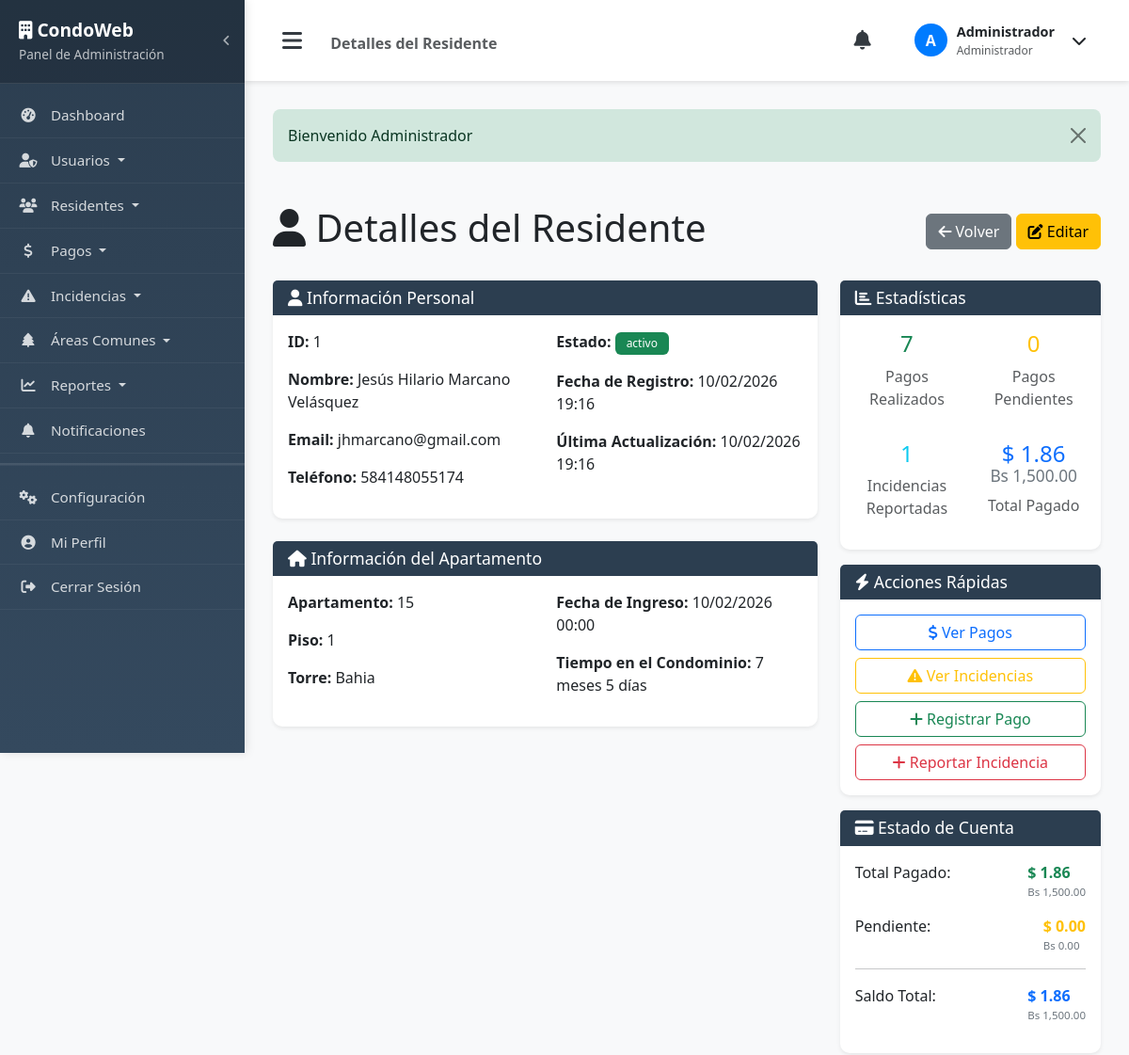
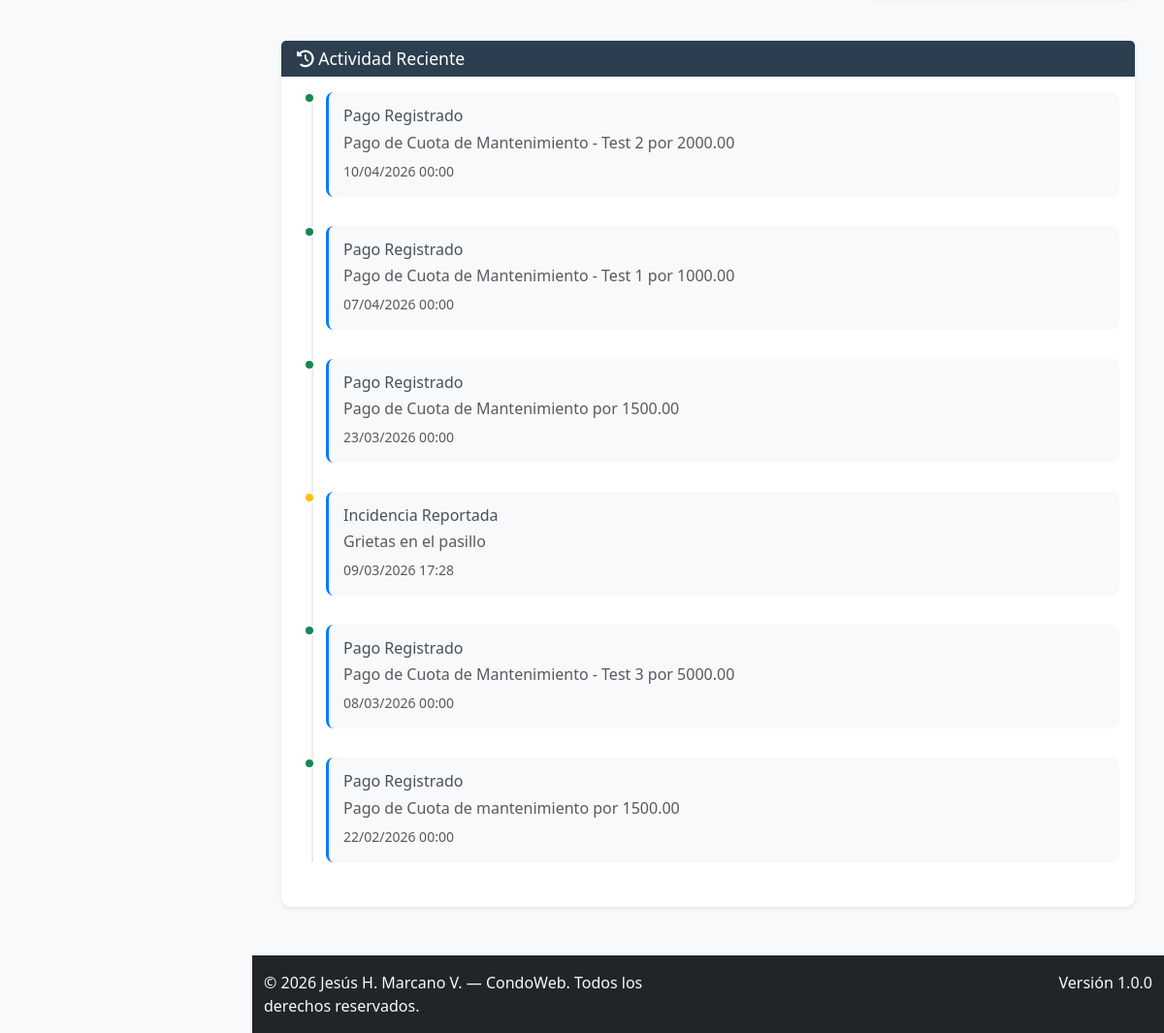
The page /residents/show/1 (signed in) on the database its author committed (2 pictures, top to bottom).
### tables this page shows
CREATE TABLE `residentes` (
  `id` int(11) NOT NULL AUTO_INCREMENT,
  `usuario_id` int(11) NOT NULL,
  `apartamento` varchar(10) NOT NULL,
  `piso` int(11) NOT NULL,
  `torre` varchar(50) DEFAULT NULL,
  `fecha_ingreso` date DEFAULT NULL,
  `estado` enum('activo','inactivo') DEFAULT 'activo',
  `created_at` timestamp NOT NULL DEFAULT current_timestamp(),
  `updated_at` timestamp NOT NULL DEFAULT current_timestamp() ON UPDATE current_timestamp(),
  PRIMARY KEY (`id`),
  UNIQUE KEY `usuario_id` (`usuario_id`),
  KEY `idx_residentes_usuario_id` (`usuario_id`),
  CONSTRAINT `residentes_ibfk_1` FOREIGN KEY (`usuario_id`) REFERENCES `usuarios` (`id`) ON DELETE CASCADE
);

CREATE TABLE `usuarios` (
  `id` int(11) NOT NULL AUTO_INCREMENT,
  `nombre` varchar(100) NOT NULL,
  `email` varchar(100) NOT NULL,
  `password` varchar(255) NOT NULL,
  `rol` enum('admin','resident') NOT NULL,
  `telefono` varchar(20) DEFAULT NULL,
  `created_at` timestamp NOT NULL DEFAULT current_timestamp(),
  `updated_at` timestamp NOT NULL DEFAULT current_timestamp() ON UPDATE current_timestamp(),
  PRIMARY KEY (`id`),
  UNIQUE KEY `email` (`email`)
);

CREATE TABLE `incidencias` (
  `id` int(11) NOT NULL AUTO_INCREMENT,
  `residente_id` int(11) NOT NULL,
  `titulo` varchar(100) NOT NULL,
  `descripcion` text NOT NULL,
  `categoria` enum('agua','electricidad','gas','estructura','limpieza','seguridad','otro') NOT NULL,
  `prioridad` enum('baja','media','alta') DEFAULT 'media',
  `estado` enum('pendiente','en_proceso','resuelta','cancelada') DEFAULT 'pendiente',
  `fecha_reporte` timestamp NOT NULL DEFAULT current_timestamp(),
  `fecha_resolucion` timestamp NULL DEFAULT NULL,
  `administrador_id` int(11) DEFAULT NULL,
  `notas_admin` text DEFAULT NULL,
  `created_at` timestamp NOT NULL DEFAULT current_timestamp(),
  `updated_at` timestamp NOT NULL DEFAULT current_timestamp() ON UPDATE current_timestamp(),
  PRIMARY KEY (`id`),
  KEY `idx_incidencias_residente_id` (`residente_id`),
  KEY `idx_incidencias_administrador_id` (`administrador_id`),
  CONSTRAINT `incidencias_ibfk_1` FOREIGN KEY (`residente_id`) REFERENCES `residentes` (`id`) ON DELETE CASCADE,
  CONSTRAINT `incidencias_ibfk_2` FOREIGN KEY (`administrador_id`) REFERENCES `usuarios` (`id`) ON DELETE SET NULL
);

### app/views/admin/residents/show.php (the view, shortened to what the rows shown need)
<?php include APP_PATH . '/views/layouts/header.php'; ?>
<div class="row">
    <div class="col-12">
        <div class="d-flex justify-content-between align-items-center mb-4">
            <h1><i class="fas fa-user"></i> Detalles del Residente</h1>
            <div>
                <a href="<?= APP_URL ?>/residents" class="btn btn-secondary">
                    <i class="fas fa-arrow-left"></i> Volver
                </a>
                <a href="<?= APP_URL ?>/residents/edit/<?= $resident['id'] ?>" class="btn btn-warning">
                    <i class="fas fa-edit"></i> Editar
                </a>
            </div>
        </div>
    </div>
</div>
<div class="row">
    <div class="col-md-8">
        <div class="card">
            <div class="card-header">
                <h5><i class="fas fa-user"></i> Información Personal</h5>
            </div>
            <div class="card-body">
                <div class="row">
                    <div class="col-md-6">
                        <p><strong>ID:</strong> <?= $resident['id'] ?></p>
                        <p><strong>Nombre:</strong> <?= $resident['nombre'] ?></p>
                        <p><strong>Email:</strong> <?= $resident['email'] ?></p>
                        <p><strong>Teléfono:</strong> <?= $resident['telefono'] ?: 'No registrado' ?></p>
                    </div>
                    <div class="col-md-6">
                        <p><strong>Estado:</strong>
                            <span class="badge bg-<?= $resident['estado'] == 'activo' ? 'success' : 'secondary' ?>">
                                <?= $resident['estado'] ?>
                            </span>
                        </p>
                        <p><strong>Fecha de Registro:</strong> <?= formatDate($resident['created_at']) ?></p>
                        <p><strong>Última Actualización:</strong> <?= formatDate($resident['updated_at']) ?></p>
                    </div>
                </div>
            </div>
        </div>
        <div class="card mt-4">
            <div class="card-header">
                <h5><i class="fas fa-home"></i> Información del Apartamento</h5>
            </div>
            <div class="card-body">
                <div class="row">
                    <div class="col-md-6">
                        <p><strong>Apartamento:</strong> <?= $resident['apartamento'] ?></p>
                        <p><strong>Piso:</strong> <?= $resident['piso'] ?></p>
                        <p><strong>Torre:</strong> <?= $resident['torre'] ?: 'N/A' ?></p>
                    </div>
                    <div class="col-md-6">
                        <p><strong>Fecha de Ingreso:</strong> <?= formatDate($resident['fecha_ingreso']) ?></p>
                        <p><strong>Tiempo en el Condominio:</strong>
                            <?php
                            $ingreso = new DateTime($resident['fecha_ingreso']);
                            $hoy = new DateTime();
                            $diferencia = $ingreso->diff($hoy);
                            echo $diferencia->m > 0 ? ' ' . $diferencia->m . ' meses' : '';
                            echo $diferencia->d > 0 ? ' ' . $diferencia->d . ' días' : '';
                            ?>
                        </p>
                    </div>
                </div>
            </div>
        </div>
    </div>
    <div class="col-md-4">
        <div class="card mb-3">
            <div class="card-header">
                <h5><i class="fas fa-chart-bar"></i> Estadísticas</h5>
            </div>
            <div class="card-body">
                <div class="row text-center">
                    <div class="col-6">
                        <h4 class="text-success"><?= $stats['total_pagos'] ?? 0 ?></h4>
                        <p class="text-muted">Pagos Realizados</p>
                    </div>
                    <div class="col-6">
                        <h4 class="text-warning"><?= $stats['pagos_pendientes'] ?? 0 ?></h4>
                        <p class="text-muted">Pagos Pendientes</p>
                    </div>
                </div>
                <div class="row text-center mt-3">
                    <div class="col-6">
                        <h4 class="text-info"><?= $stats['total_incidencias'] ?? 0 ?></h4>
                        <p class="text-muted">Incidencias Reportadas</p>
                    </div>
                    <div class="col-6">
                        <h4 class="text-primary"><?= formatCurrencyDual($stats['total_pagado'] ?? 0) ?></h4>
                        <p class="text-muted">Total Pagado</p>
                    </div>
                </div>
            </div>
        </div>
        <div class="card mb-3">
            <div class="card-header">
                <h5><i class="fas fa-bolt"></i> Acciones Rápidas</h5>
            </div>
            <div class="card-body">
                <div class="d-grid gap-2">
                    <a href="<?= APP_URL ?>/payments?residente_id=<?= $resident['id'] ?>" class="btn btn-outline-primary">
                        <i class="fas fa-dollar-sign"></i> Ver Pagos
                    </a>
                    <a href="<?= APP_URL ?>/incidents?residente_id=<?= $resident['id'] ?>" class="btn btn-outline-warning">
                        <i class="fas fa-exclamation-triangle"></i> Ver Incidencias
                    </a>
                    <a href="<?= APP_URL ?>/payments/create?residente_id=<?= $resident['id'] ?>" class="btn btn-outline-success">
                        <i class="fas fa-plus"></i> Registrar Pago
                    </a>
                    <a href="<?= APP_URL ?>/incidents/create?residente_id=<?= $resident['id'] ?>" class="btn btn-outline-danger">
                        <i class="fas fa-plus"></i> Reportar Incidencia
                    </a>
                </div>
            </div>
        </div>
        <div class="card">
            <div class="card-header">
                <h5><i class="fas fa-credit-card"></i> Estado de Cuenta</h5>
            </div>
            <div class="card-body">
                <div class="mb-3">
                    <div class="d-flex justify-content-between">
                        <span>Total Pagado:</span>
                        <strong class="text-success"><?= formatCurrencyDual($stats['total_pagado'] ?? 0) ?></strong>
                    </div>
                </div>
                <div class="mb-3">
                    <div class="d-flex justify-content-between">
                        <span>Pendiente:</span>
                        <strong class="text-warning"><?= formatCurrencyDual($stats['total_pendiente'] ?? 0) ?></strong>
                    </div>
                </div>
                <hr>
                <div class="mb-3">
                    <div class="d-flex justify-content-between">
                        <span>Saldo Total:</span>
                        <strong class="text-primary"><?= formatCurrencyDual(($stats['total_pagado'] ?? 0) + ($stats['total_pendiente'] ?? 0)) ?></strong>
                    </div>
                </div>
            </div>
        </div>
    </div>
</div>
<div class="row mt-4">
    <div class="col-12">
        <div class="card">
            <div class="card-header">
                <h5><i class="fas fa-history"></i> Actividad Reciente</h5>
            </div>
            <div class="card-body">
                <?php if(isset($recent_activity) && count($recent_activity) > 0): ?>
                    <div class="timeline">
                        <?php foreach($recent_activity as $activity): ?>
                            <div class="timeline-item">
                                <div class="timeline-marker bg-<?= $activity['type'] == 'payment' ? 'success' : 'warning' ?>"></div>
                                <div class="timeline-content">
                                    <h6><?= $activity['title'] ?></h6>
                                    <p class="text-muted"><?= $activity['description'] ?></p>
                                    <small class="text-muted"><?= formatDate($activity['date']) ?></small>
                                </div>
                            </div>
                        <?php endforeach; ?>
                    </div>
                <?php else: ?>
                    <p class="text-muted text-center">No hay actividad reciente registrada.</p>
                <?php endif; ?>
            </div>
        </div>
    </div>
</div>
<?php include APP_PATH . '/views/layouts/footer.php'; ?>

### rows shown on the page
residentes: id "1", usuario.nombre "Jesús Hilario Marcano Velásquez", usuario.email "jhmarcano@gmail.com", usuario.telefono "584148055174", estado "activo", created_at "10/02/2026 19:16", updated_at "10/02/2026 19:16", apartamento "15", piso "1", torre "Bahia", fecha_ingreso "10/02/2026 00:00", fecha_ingreso "7", fecha_ingreso "5"
incidencias: title "Incidencia Reportada", titulo "Grietas en el pasillo", fecha_reporte "09/03/2026 17:28"

### other values the page prints
APP_NAME "CondoWeb"
$page_title "Detalles del Residente"
substr($_SESSION['user_name'], 0, 1) "A"
$_SESSION['user_name'] "Administrador"
$flash['message'] "Bienvenido Administrador"
$stats['total_pagos'] "7"
$stats['pagos_pendientes'] "0"
$stats['total_incidencias'] "1"
formatAmountIn($values[$primary], $primary) "$ 1.86 $ 1.86 $ 0.00 $ 1.86"
formatAmountIn($values[$secondary], $secondary) "Bs 1,500.00 Bs 1,500.00 Bs 0.00 Bs 1,500.00"
$activity['title'] "Pago Registrado"
$activity['description'] "Pago de Cuota de Mantenimiento - Test 2 por 2000.00"
formatDate($activity['date']) "10/04/2026 00:00"
$activity['description'] "Pago de Cuota de Mantenimiento - Test 1 por 1000.00"
formatDate($activity['date']) "07/04/2026 00:00"
